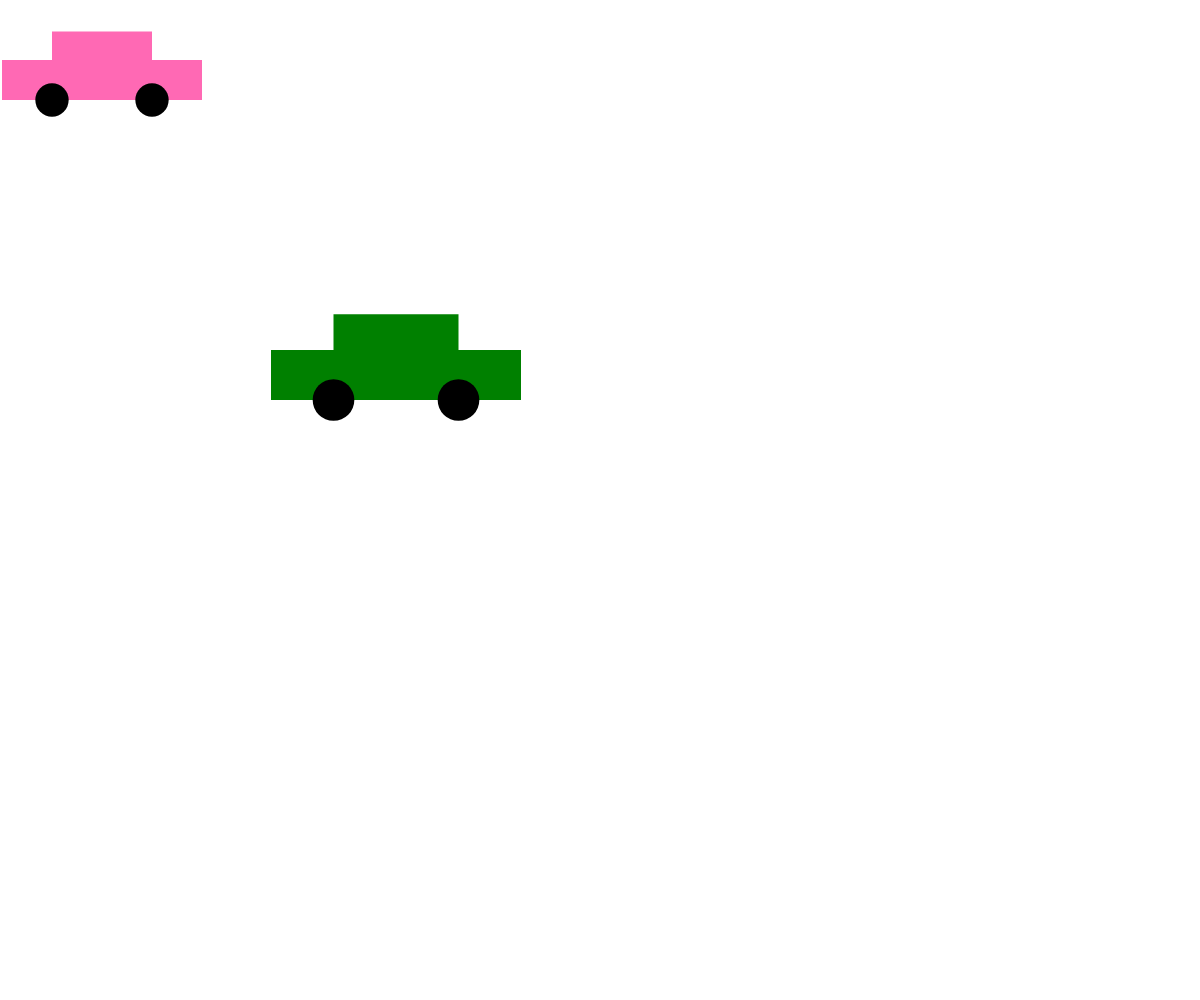
Frame 1 (no input)
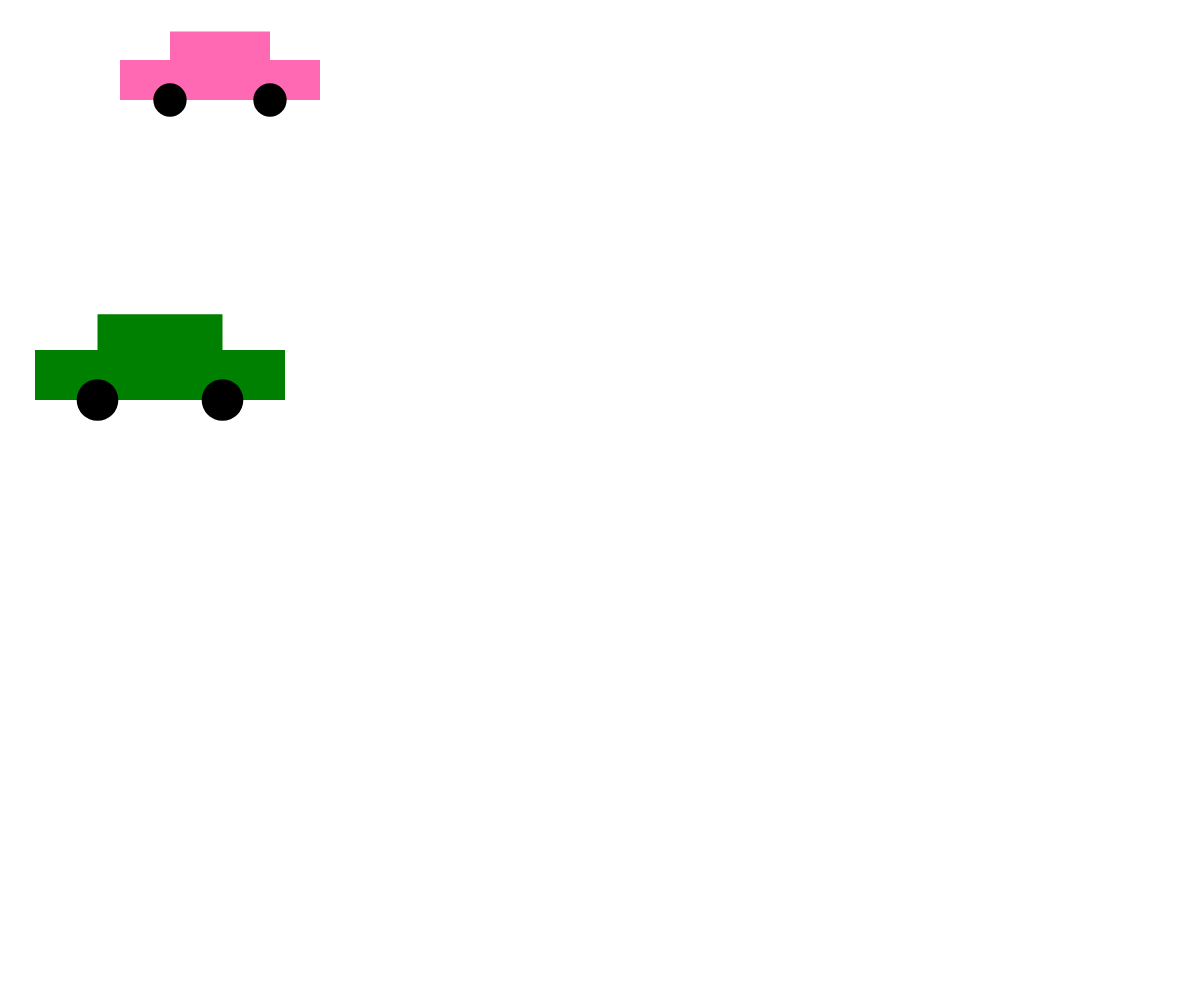
Frame 60 (no input)
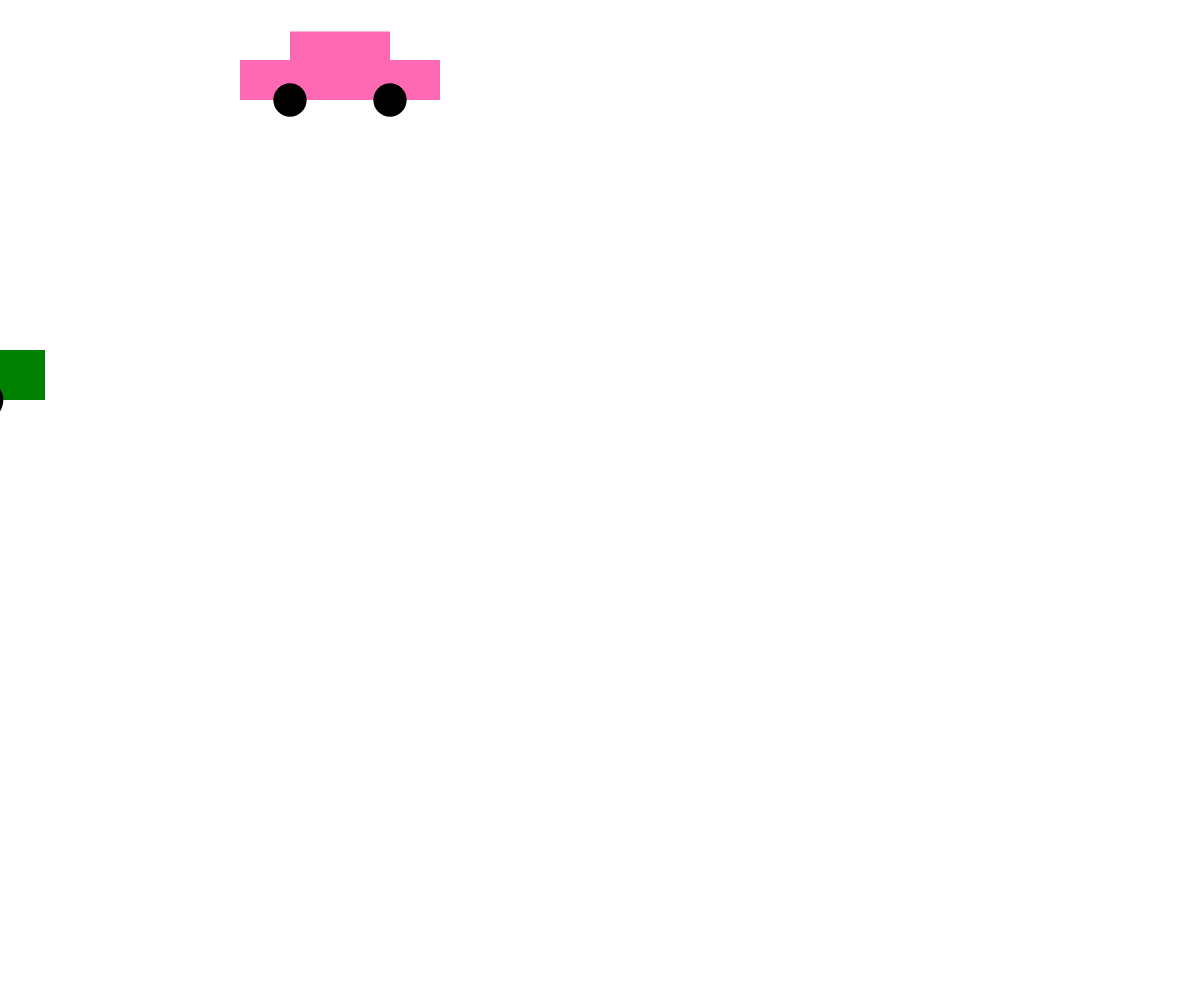
Frame 120 (the mouse pressed at the canvas centre since frame 60)

The p5.js sketch that drew these frames (run headless with seeded random() and noise() and a simulated clock; from frame 60 on, the mouse is pressed at the canvas centre):

// p5.js sketch
// ── sketch.js
const canvasWidth = window.innerWidth;
const canvasHeight = window.innerHeight; 

// feel free to change these values as you like!
const c1 = {
    x: 100,
    y: 100,
    width: 200,
    speed: 2,
    color: 'hotpink'
};

const c2 = {
x:400,
y:400,
width: 250,
speed: -4,
color: "green"
};
// required to set up the canvas:
function setup() {
    createCanvas(canvasWidth, canvasHeight);
}

// function draw() {
//     // clear the canvas:
//     clear();

    
    
// }

// animation loop:
function draw() {
    // clear the canvas:
    clear();

    // move the car:
    c1.x += c1.speed;

    // redraw the car:
    drawCar(c1.x, c1.y, c1.width, c1.color);
    
    // draw the grid (optional -- feel free to remove this line):
    // drawGrid(canvasWidth, canvasHeight);
    if(c1.x-(c1.width/2)>canvasWidth){
        c1.x = 0-c1.width/2;
    };
    // move the car:
    c2.x += c2.speed;

    // redraw the car:
    drawCar(c2.x, c2.y, c2.width, c2.color);
    
    // draw the grid (optional -- feel free to remove this line):
    // drawGrid(canvasWidth, canvasHeight);
    if(c2.x+(c2.width/2)<0){
        c2.x = canvasWidth+c2.width/2;
    };
}


function drawCar(x, y, size, fillColor, wheelColor='black') {
    strokeWeight(0);
    
    // body
    fill(fillColor);
    rect(x - size/4, y - (size/5 + size/7), size / 2, size/7); // top
    rect(x - size/2, y - size/5, size, size/5); // bottom

    // wheels:
    fill(wheelColor);
    circle(x - size / 4, y, size / 6);
    circle(x + size / 4, y, size / 6);
}
